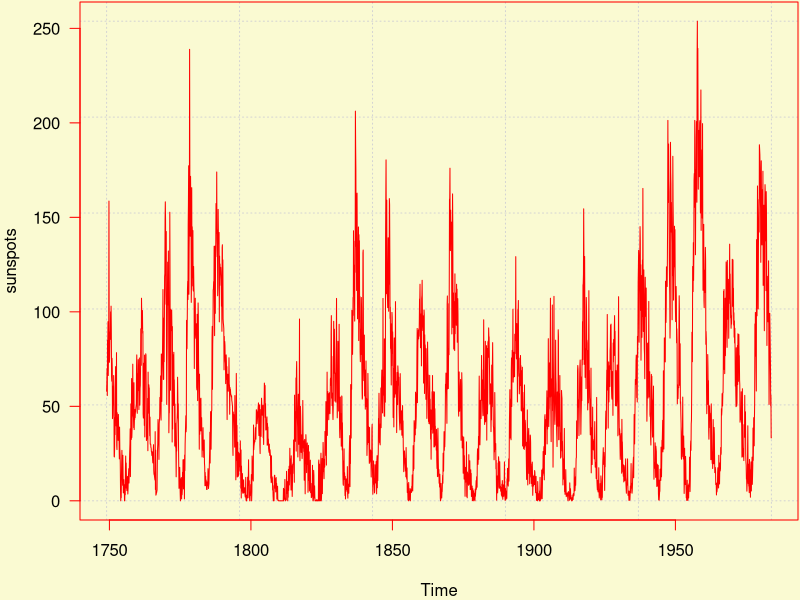
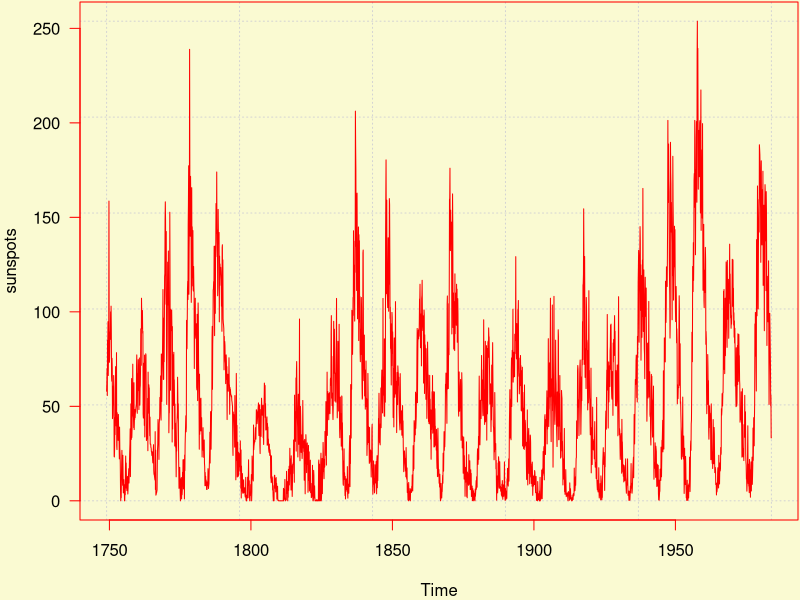

These figures' R source, in order:
## ---- chunk 1
#| sunspots, echo=FALSE, fig.dim=c(14, 4),
#| fig.cap='Monthly mean relative sunspot numbers from 1749 to 1983.'
par(mar = c(4, 4, .1, .1), bg = 'lightgoldenrodyellow', fg = 'red', las = 1)
plot(sunspots, col = 'red', panel.first = grid())
## ---- chunk 2
#| sunspots, fig.dim=c(14, 4), fig.env='.fullwidth .figure .box',
#| fig.cap='Monthly mean relative sunspot numbers from 1749 to 1983.'
par(mar = c(4, 4, .1, .1), bg = 'lightgoldenrodyellow', fg = 'red', las = 1)
plot(sunspots, col = 'red', panel.first = grid())
## ---- chunk 3
head(mtcars, 4)
## ---- chunk 4
seq(0, 1, .2) == c(0, .2, .4, .6, .8, 1)
